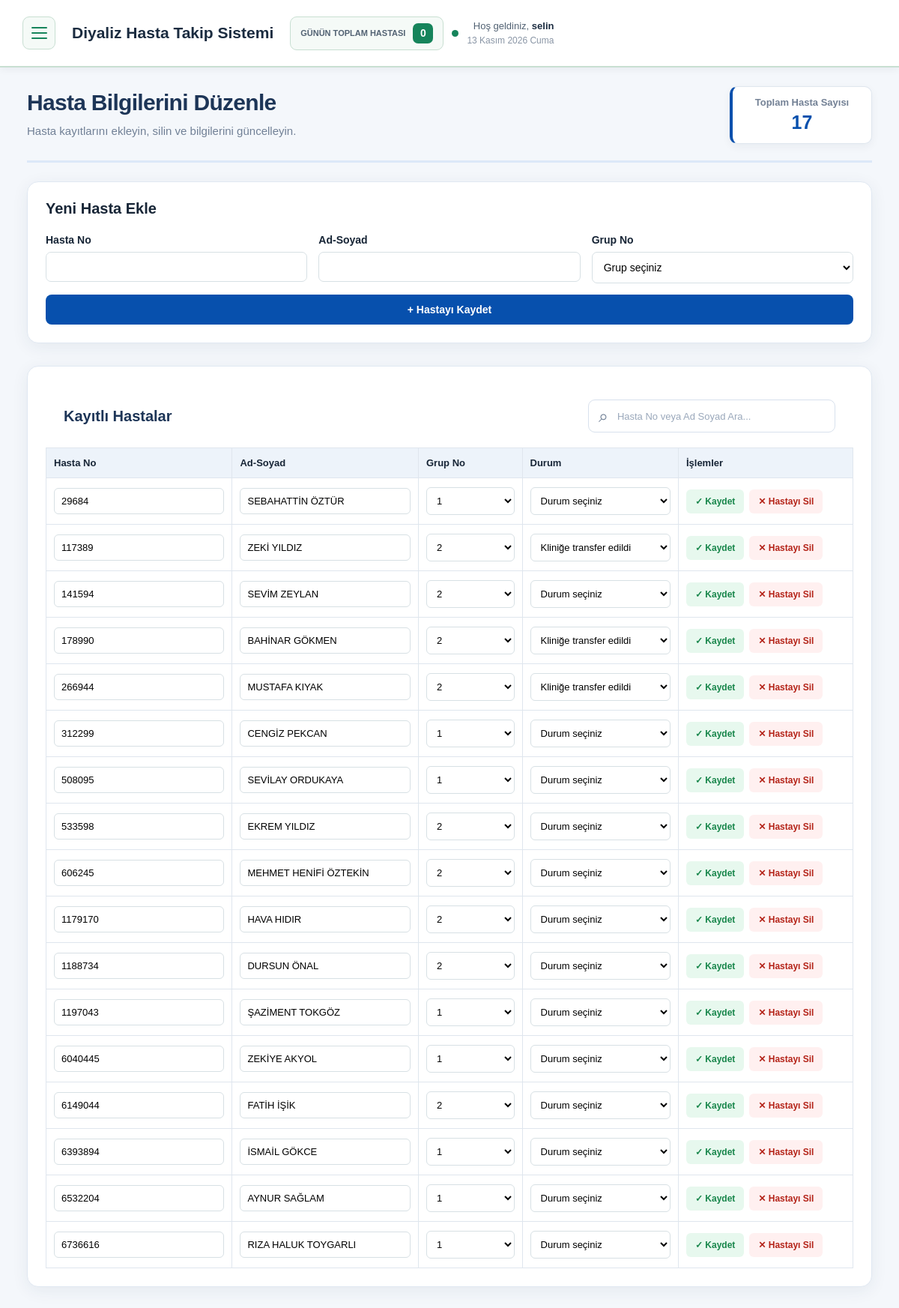
The page /admin/hasta-yonetimi (signed in) on the database as committed earlier.
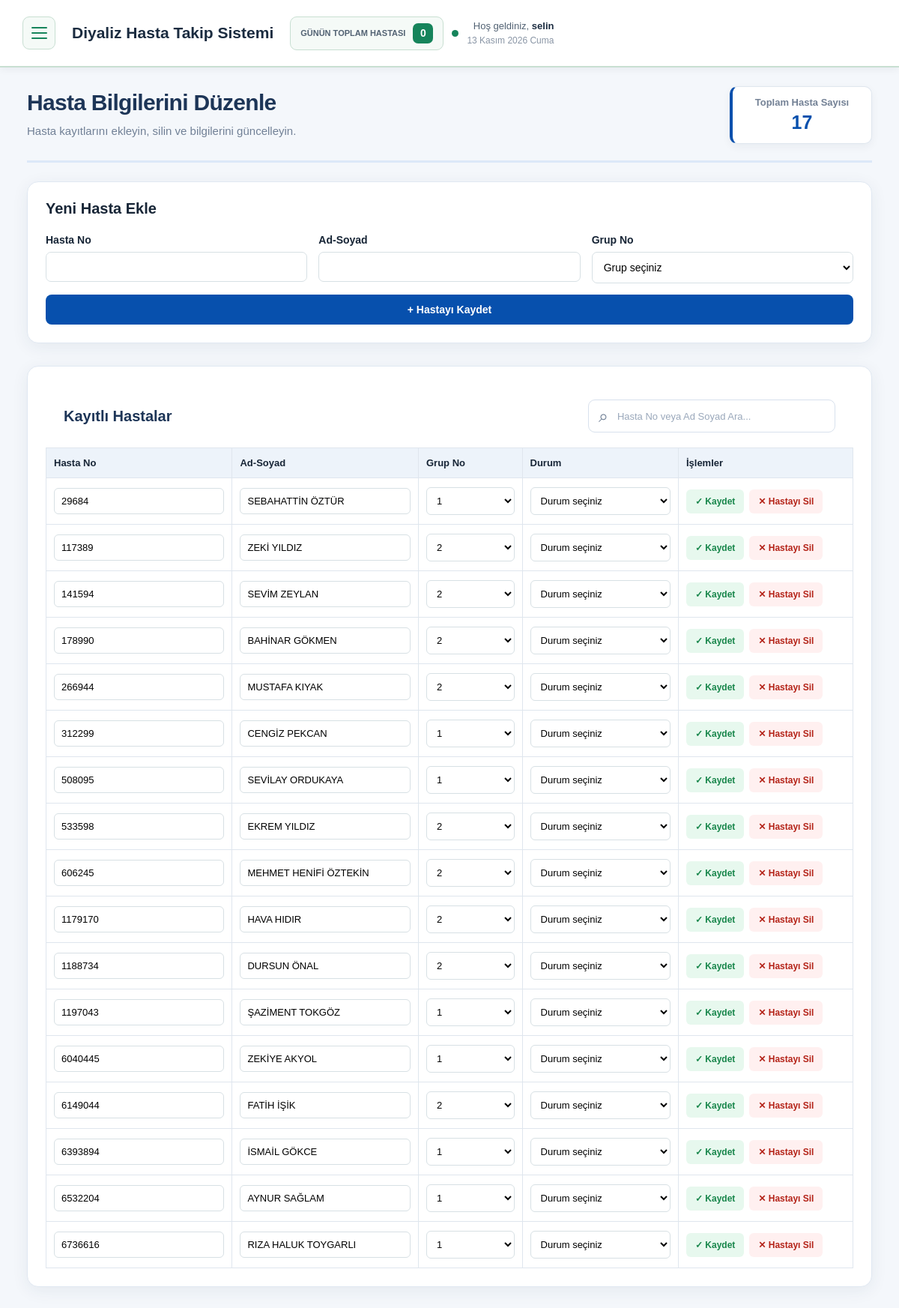
The same page on the database as committed later.
### tables this page shows
CREATE TABLE hastalar (
                hasta_no INTEGER PRIMARY KEY,
                ad_soyad TEXT NOT NULL,
                grup_no INTEGER NOT NULL
            , durum TEXT DEFAULT '', durum_tarihi TEXT, tv_onayli INTEGER NOT NULL DEFAULT 0);

### app.py (the view)
@app.route("/admin/hasta-yonetimi")
@giris_gerekli
@admin_gerekli
def admin_hasta_yonetimi():
    with veritabani_baglantisi() as baglanti:
        hastalar = baglanti.execute("""
            SELECT hasta_no, ad_soyad, grup_no, durum
            FROM hastalar
            ORDER BY hasta_no
        """).fetchall()
    return render_template(
        "admin_hasta_yonetimi.html",
        kullanici_adi=session["kullanici_adi"],
        rol=session["rol"],
        hastalar=hastalar,
        aktif_sayfa="hasta"
    )

### app.py (called while the page is built)
def veritabani_baglantisi():
    baglanti = sqlite3.connect(DB_PATH)
    baglanti.row_factory = sqlite3.Row
    return baglanti

def giris_gerekli(f):
    @wraps(f)
    def decorated_function(*args, **kwargs):
        if "sekreter_id" not in session:
            flash("Devam etmek için giriş yapmalısınız.", "error")
            return redirect(url_for("login"))
        return f(*args, **kwargs)
    return decorated_function

def admin_gerekli(f):
    @wraps(f)
    def decorated_function(*args, **kwargs):
        if session.get("rol") != "admin":
            flash("Bu sayfaya erişim yetkiniz yok.", "error")
            return redirect(url_for("hasta_ekrani"))
        return f(*args, **kwargs)
    return decorated_function

### templates/admin_hasta_yonetimi.html (shortened to what the changed rows need)
<!doctype html>
<html lang="tr">
<head>
    <link rel="stylesheet" href="{{ url_for('static', filename='admin_ortak.css') }}">
    <link rel="stylesheet" href="{{ url_for('static', filename='admin_paneli.css') }}">
    <link rel="stylesheet" href="{{ url_for('static', filename='ortak_navbar.css') }}">
</head>
<body>
    {% set aktif_sayfa = 'hasta' %}
    {% include 'admin_ust_menu.html' %}
    <main class="admin-container">
        <div class="admin-sayfa-baslik hasta-baslik-alani">
            <div>
                <h1>Hasta Bilgilerini Düzenle</h1>
            </div>
        </div>
        <section class="admin-card">
            <h2>Yeni Hasta Ekle</h2>
        </section>
        <section class="admin-card">
            <div class="kayitli-hastalar-baslik">
                <h2>Kayıtlı Hastalar</h2>
            </div>
            <div class="tablo-kaydirma">
                <table class="hasta-tablosu">
                    <thead>
                        <tr>
                            <th>Hasta No</th>
                            <th>Ad-Soyad</th>
                            <th>Grup No</th>
                            <th>Durum</th>
                            <th>İşlemler</th>
                        </tr>
                    </thead>
                    <tbody>
                        {% for hasta in hastalar %}
                        {% set form_id = "guncelle_" ~ loop.index %}
                        <tr>
                            <td>
                                <input type="text" name="hasta_no" value="{{ hasta['hasta_no'] }}" maxlength="12"
                                    pattern="[0-9]{1,12}" inputmode="numeric" title="En fazla 12 rakam girilebilir."
                                    required form="{{ form_id }}">
                            </td>
                            <td>
                                <input type="text" name="ad_soyad" value="{{ hasta['ad_soyad'] }}" maxlength="50"
                                    required form="{{ form_id }}">
                            </td>
                            <td>
                                <select name="grup_no" required form="{{ form_id }}">
                                    <option value="2" {% if hasta['grup_no']|string|trim=='2' %}selected{% endif %}>
                                        2
                                    </option>
                                </select>
                            </td>
                            <td>
                                <select name="durum" form="{{ form_id }}">
                                    <option value="">Durum seçiniz</option>
                                    <option value="transfer" {% if hasta['durum']=='transfer' %}selected{% endif %}>
                                        Kliniğe transfer edildi
                                    </option>
                                </select>
                            </td>
                            <td>
                                <div class="islem-butonlari">
                                    <form id="{{ form_id }}" method="POST"
                                        action="{{ url_for('admin_hasta_guncelle', eski_hasta_no=hasta['hasta_no']) }}">
                                        <button type="submit" class="kaydet-buton">
                                            ✓ Kaydet
                                        </button>
                                    </form>
                                    <form method="POST"
                                        action="{{ url_for('admin_hasta_sil', hasta_no=hasta['hasta_no']) }}"
                                        onsubmit="return confirm('Bu hastayı silmek istediğinize emin misiniz?');">
                                        <button type="submit" class="sil-buton">
                                            ✕ Hastayı Sil
                                        </button>
                                    </form>
                                </div>
                            </td>
                        </tr>
                        {% else %}
                        <tr>
                            <td colspan="5" class="empty-message">
                                    Henüz hasta kaydı bulunmuyor.
                            </td>
                        </tr>
                        {% endfor %}
                    </tbody>
                </table>
            </div>
        </section>
    </main>
</body>
</html>

Rows that differ between the two databases and show on the page:
changed hastalar "ZEKİ YILDIZ": durum "Kliniğe transfer edildi" → "Durum seçiniz"
changed hastalar "BAHİNAR GÖKMEN": durum "Kliniğe transfer edildi" → "Durum seçiniz"
changed hastalar "MUSTAFA KIYAK": durum "Kliniğe transfer edildi" → "Durum seçiniz"
